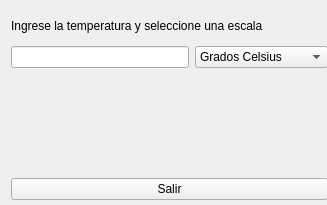
<?xml version="1.0" encoding="UTF-8"?>
<ui version="4.0">
 <class>widget</class>
 <widget class="QWidget" name="widget">
  <property name="geometry">
   <rect>
    <x>0</x>
    <y>0</y>
    <width>327</width>
    <height>205</height>
   </rect>
  </property>
  <property name="minimumSize">
   <size>
    <width>327</width>
    <height>205</height>
   </size>
  </property>
  <property name="maximumSize">
   <size>
    <width>327</width>
    <height>205</height>
   </size>
  </property>
  <property name="windowTitle">
   <string>Conversor de Temperturas</string>
  </property>
  <property name="windowIcon">
   <iconset>
    <normaloff>../img/icon.jpeg</normaloff>../img/icon.jpeg</iconset>
  </property>
  <widget class="QWidget" name="layoutWidget">
   <property name="geometry">
    <rect>
     <x>11</x>
     <y>11</y>
     <width>317</width>
     <height>189</height>
    </rect>
   </property>
   <layout class="QVBoxLayout" name="verticalLayout">
    <item>
     <widget class="QLabel" name="label">
      <property name="text">
       <string>Ingrese la temperatura y seleccione una escala</string>
      </property>
     </widget>
    </item>
    <item>
     <layout class="QHBoxLayout" name="horizontalLayout">
      <item>
       <widget class="QLineEdit" name="calor">
        <property name="inputMethodHints">
         <set>Qt::ImhDigitsOnly</set>
        </property>
       </widget>
      </item>
      <item>
       <widget class="QComboBox" name="combo">
        <item>
         <property name="text">
          <string>Grados Celsius</string>
         </property>
        </item>
        <item>
         <property name="text">
          <string>Grados Kelvin</string>
         </property>
        </item>
        <item>
         <property name="text">
          <string>Grados Fahrenheit</string>
         </property>
        </item>
       </widget>
      </item>
     </layout>
    </item>
    <item>
     <widget class="QLabel" name="grados_celsius">
      <property name="enabled">
       <bool>true</bool>
      </property>
     </widget>
    </item>
    <item>
     <widget class="QLabel" name="grados_kelvin">
      <property name="enabled">
       <bool>true</bool>
      </property>
     </widget>
    </item>
    <item>
     <widget class="QLabel" name="grados_fahrenheit">
      <property name="enabled">
       <bool>true</bool>
      </property>
     </widget>
    </item>
    <item>
     <widget class="QPushButton" name="boton_salir">
      <property name="text">
       <string>Salir</string>
      </property>
     </widget>
    </item>
   </layout>
  </widget>
 </widget>
 <resources/>
 <connections/>
</ui>
